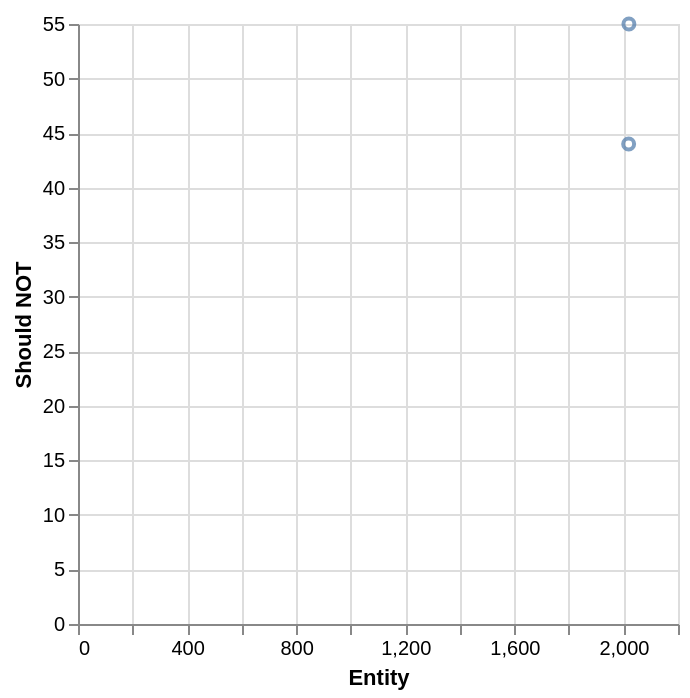

This figure's Vega-Lite source:
### Vega-Lite specification from a JSON file in a GitHub repository (floating-point values rounded to 4 significant figures)
{"$schema": "https://vega.github.io/schema/vega-lite/v5.json", "description": "Scatter plot auto-generated from CSV", "data": {"values": [{"Entity": "2019", "Should NOT": "44", "Should": "54"}, {"Entity": "2020", "Should NOT": "55", "Should": "43"}]}, "mark": "point", "encoding": {"x": {"field": "Entity", "type": "quantitative"}, "y": {"field": "Should NOT", "type": "quantitative"}}}
